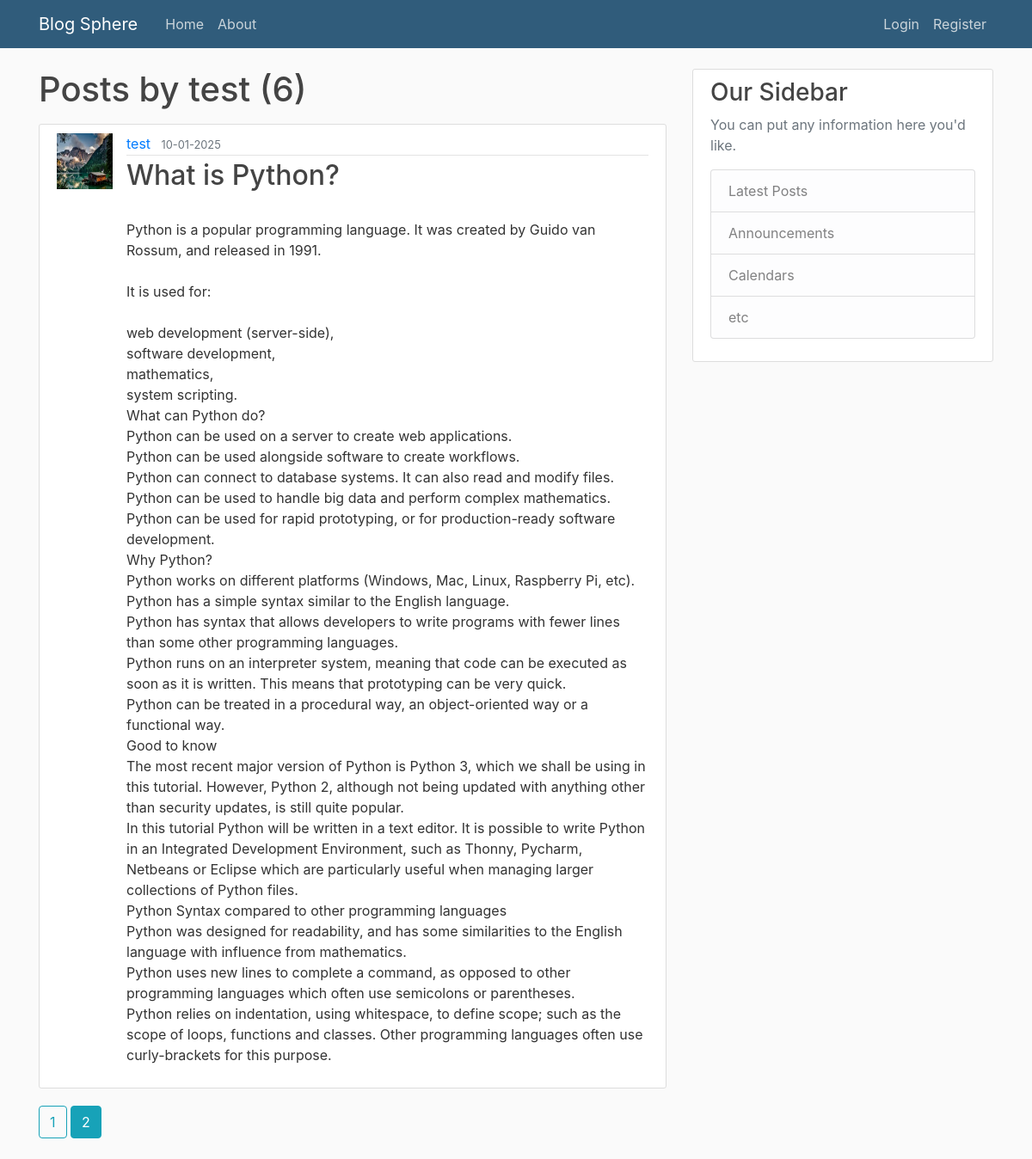
Page /user/test?page=2 on the committed database.
### flaskapp/models.py (models this page shows, shortened)
class User(db.Model,UserMixin):
    id = db.Column(db.Integer, primary_key=True)
    username = db.Column(db.String(20), unique=True, nullable=False)
    email = db.Column(db.String(120), unique=True, nullable=False)
    image_file = db.Column(db.String(20), nullable=False, default='default.jpg')
    password = db.Column(db.String(60), nullable=False)
    posts = db.relationship('Post', backref='author', lazy=True)

class Post(db.Model):
    id = db.Column(db.Integer, primary_key=True)
    title = db.Column(db.String(100), nullable=False)
    date_posted = db.Column(db.DateTime, nullable=False, default=datetime.utcnow)
    content = db.Column(db.Text, nullable=False)
    user_id = db.Column(db.Integer, db.ForeignKey('user.id'), nullable=False)

### flaskapp/routes.py (the view)
@app.route("/user/<string:username>")
def user_posts(username):
    page = request.args.get('page', 1, type=int)
    user = User.query.filter_by(username=username).first_or_404()
    posts = Post.query.filter_by(author=user)\
        .order_by(Post.date_posted.desc())\
        .paginate(page=page, per_page=5)
    return render_template('user.html', posts=posts, user=user)

### flaskapp/templates/user.html (shortened to what this page needs)
{% extends "layout.html" %}
{% block content %}
    <h1 class="mb-3">Posts by {{user.username}} ({{posts.total}})</h1>
    {% for post in posts.items %}
        <article class="media content-section">
          <img class="rounded-cirlce article-img" src="{{url_for('static',filename='profile/'+post.author.image_file)}}">
          <div class="media-body">
            <div class="article-metadata">
              <a class="mr-2" href="{{url_for('user_posts',username=post.author.username)}}">{{ post.author.username }}</a>
              <small class="text-muted">{{ post.date_posted.strftime('%d-%m-%Y') }}</small>
            </div>
            <h2><a class="article-title" href="{{url_for('post',post_id=post.id)}}">{{ post.title }}</a></h2>
            <p class="article-content">{{ post.content }}</p>
          </div>
        </article>
    {% endfor %}
    {% for page_num in posts.iter_pages(left_edge=1,right_edge=1) %}
    {% if page_num %}
       {% if posts.page==page_num %}
           <a class="btn btn-info mb-4" href="{{url_for('user_posts',username=user.username,page=page_num)}}">{{page_num}}</a>
       {% else %}
         <a class="btn btn-outline-info mb-4" href="{{url_for('user_posts',username=user.username,page=page_num)}}">{{page_num}}</a>
       {% endif %}
    {% endif %}
    {% endfor %}
{% endblock content %}

### flaskapp/static/main.css (style rules this page uses)
body { background: #fafafa; color: #333333; margin-top: 5rem; }
h1, h2, h3, h4, h5, h6 { color: #444444; }
.content-section { background: #ffffff; padding: 10px 20px; border: 1px solid #dddddd; border-radius: 3px; margin-bottom: 20px; }
.article-title { color: #444444; }
.article-content { white-space: pre-line; }
.article-img { height: 65px; width: 65px; margin-right: 16px; }
.article-metadata { padding-bottom: 1px; margin-bottom: 4px; border-bottom: 1px solid #e3e3e3 }

### rows in the picture
User: username "test"
Post: image_file (placeholder picture), author.username "test", date_posted "10-01-2025", title "What is Python?", content "Python is a popular programming language. It was created by Guido van Rossum, and released in 1991. It is used for: web development (server-side), software development, mathematics, system scripting. What can Python do? Python can be used on a server to create web applications. Python can be used alongside software to create workflows. Python can connect to database systems. It can also read and modify files. Python can be used to handle big data and perform complex mathematics. Python can be used for rapid prototyping, or for production-ready software development. Why Python? Python works on different platforms (Windows, Mac, Linux, Raspberry Pi, etc). Python has a simple syntax similar to…"

### other values in the picture
{{ posts.total }} "6"
{{ page_num }} "1"
{{ page_num }} "2"
